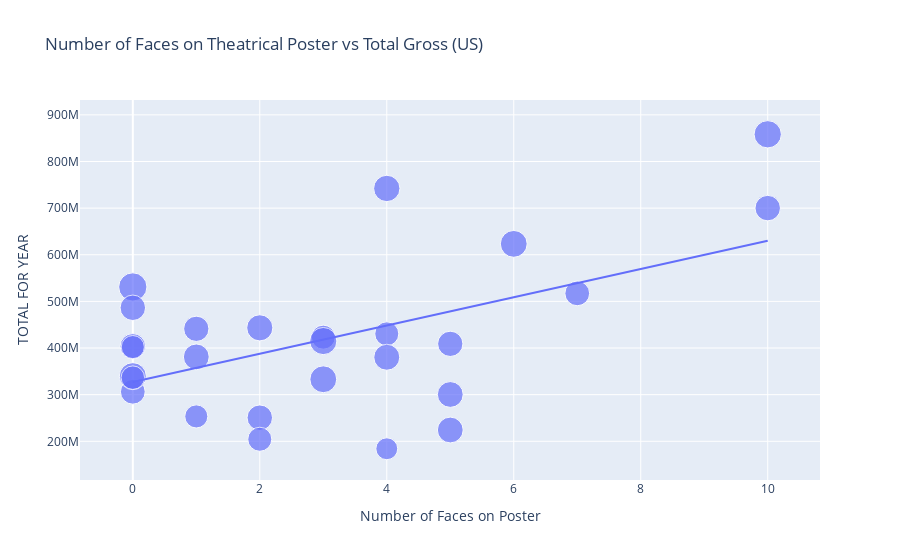

Notebook source saved alongside this figure:
### Code cell
faces_gross = px.scatter(
  imdb_modified_data, x='facenumber_in_poster', y='TOTAL FOR YEAR', size = 'imdb_score', trendline = 'ols',
    title = 'Number of Faces on Theatrical Poster vs Total Gross (US)', 
    labels = { 'facenumber_in_poster':'Number of Faces on Poster'}, height = 500
)
faces_gross
#recall: Top grossing movie for each year based on the tickets sold for each movie during the course of that respective year

### Figure 1 — Plotly figure (JSON) as saved in the notebook; plotly's stock layout.template omitted (floating-point values rounded to 4 significant figures)
{"data": [{"hovertemplate": "Number of Faces on Poster=%{x}<br>TOTAL FOR YEAR=%{y}<br>imdb_score=%{marker.size}<extra></extra>", "legendgroup": "", "marker": {"color": "#636efa", "size": [5.4, 6.9, 7.3, 7.7, 6.5, 6, 7.5, 7.3, 8.2, 7.2, 7.6, 6.5, 6.2, 9, 6, 8.3, 7.5, 8.1, 7.2, 8.1, 7.8, 7.3, 6.9, 7.3, 8.4, 6.5, 7.5], "sizemode": "area", "sizeref": 0.0225, "symbol": "circle"}, "mode": "markers", "name": "", "orientation": "v", "showlegend": false, "type": "scatter", "x": [4, 0, 2, 2, 4, 1, 5, 0, 0, 1, 4, 3, 0, 0, 0, 3, 1, 6, 5, 3, 4, 0, 7, 10, 10, 2, 5], "xaxis": "x", "y": [184031112, 306169255, 250650052, 443319081, 430443350, 253367455, 300404434, 403706375, 339714367, 441226247, 380270577, 423315812, 336530303, 531001578, 402111870, 415004880, 381011219, 623357910, 408992272, 333055258, 742208942, 486295561, 517218368, 700059566, 858373000, 204417855, 224226704], "yaxis": "y"}, {"hovertemplate": "<b>OLS trendline</b><br>TOTAL FOR YEAR = 3.02665e+07 * facenumber_in_poster + 3.27357e+08<br>R<sup>2</sup>=0.287197<br><br>Number of Faces on Poster=%{x}<br>TOTAL FOR YEAR=%{y} <b>(trend)</b><extra></extra>", "legendgroup": "", "marker": {"color": "#636efa", "symbol": "circle"}, "mode": "lines", "name": "", "showlegend": false, "type": "scatter", "x": [0, 0, 0, 0, 0, 0, 0, 1, 1, 1, 2, 2, 2, 3, 3, 3, 4, 4, 4, 4, 5, 5, 5, 6, 7, 10, 10], "xaxis": "x", "y": [327400000.0, 327400000.0, 327400000.0, 327400000.0, 327400000.0, 327400000.0, 327400000.0, 357600000.0, 357600000.0, 357600000.0, 387900000.0, 387900000.0, 387900000.0, 418200000.0, 418200000.0, 418200000.0, 448400000.0, 448400000.0, 448400000.0, 448400000.0, 478700000.0, 478700000.0, 478700000.0, 509000000.0, 539200000.0, 630000000.0, 630000000.0], "yaxis": "y"}], "layout": {"autosize": true, "legend": {"itemsizing": "constant", "tracegroupgap": 0}, "title": {"text": "Number of Faces on Theatrical Poster vs Total Gross (US)"}, "xaxis": {"anchor": "y", "autorange": true, "domain": [0, 1], "range": [-0.7682, 10.76], "title": {"text": "Number of Faces on Poster"}, "type": "linear"}, "yaxis": {"anchor": "x", "autorange": true, "domain": [0, 1], "range": [110900000.0, 939300000.0], "title": {"text": "TOTAL FOR YEAR"}, "type": "linear"}}}
